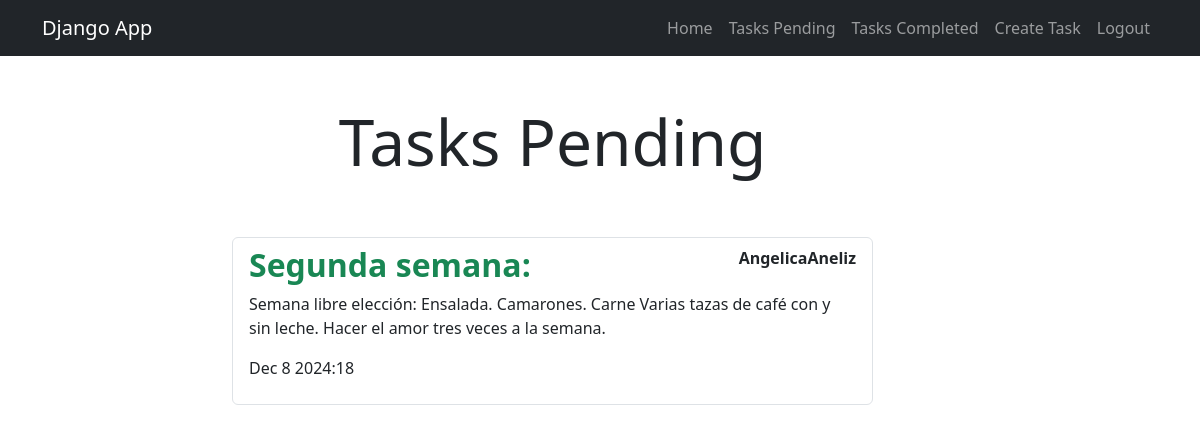
The app's page /tasks_completed/ (signed in) with its own data.
### tasks/models.py (models this page shows, shortened)
class Task(models.Model):
    title = models.CharField(max_length=200)
    description = models.TextField(blank=True)
    created = models.DateTimeField(auto_now_add=True)
    datecompleted = models.DateTimeField(null=True, blank=True) #blanck=True indica que es opcional solo el admin y no en la base de datos
    important = models.BooleanField(default=False)
    user = models.ForeignKey(User, on_delete=models.CASCADE) #elimina datos en cascada

### tasks/views.py (the view)
# urls.py: path('tasks_completed/', views.tasks_completed, name='tasks_completed'),
@login_required
def tasks_completed(request):
    tasks = Task.objects.filter(user=request.user, datecompleted__isnull=False)
    return render(request, 'tasks.html',{'tasks':tasks})

### tasks/templates/tasks.html (shortened to what this page needs)
{% extends "base.html" %}
{% block content %}
<main class="container">
    <div class="row">
        <div class="col-md-7 offset-md-2">
            <h1 class="text-center display-3 py-5">Tasks Pending</h1>
            <ol class="list-group">
                {% for task in tasks %}
                <a class="list-group-item" href='{% url "task_detail" task.id%}'>
                    <header class="d-flex justify-content-between">
                        {% if task.important %}
                        <h2 class="fw-bold text-success">{{task.title}}</h1>
                        {% else %}
                        <h2 class="fw-bold">{{task.title}}</h1>
                        {% endif %}
                        <p><strong>{{task.user.username}}</strong></p>
                    </header>
                    <p>{{task.description}}</p>
                    <p>{{task.datecompleted|date:'M j Y:i'}}</p>
                </a>
                {% endfor %}
            </ol>
        </div>
    </div>
</main>
{% endblock  %}

### records on screen
Task: title "Segunda semana:", user.username "AngelicaAneliz", description "Semana libre elección: Ensalada. Camarones. Carne Varias tazas de café con y sin leche. Hacer el amor tres veces a la semana.", datecompleted "Dec 8 2024:18"
